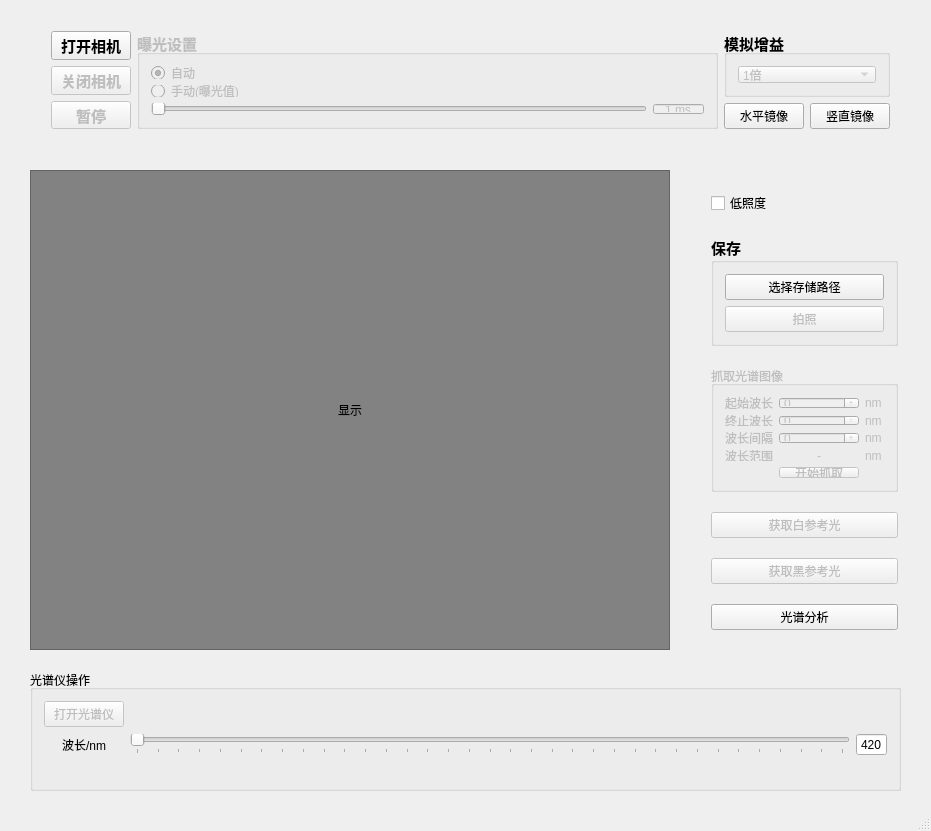
<?xml version="1.0" encoding="UTF-8"?>
<ui version="4.0">
 <class>MainWindowClass</class>
 <widget class="QMainWindow" name="MainWindowClass">
  <property name="geometry">
   <rect>
    <x>0</x>
    <y>0</y>
    <width>931</width>
    <height>831</height>
   </rect>
  </property>
  <property name="sizePolicy">
   <sizepolicy hsizetype="Fixed" vsizetype="Fixed">
    <horstretch>0</horstretch>
    <verstretch>0</verstretch>
   </sizepolicy>
  </property>
  <property name="minimumSize">
   <size>
    <width>931</width>
    <height>831</height>
   </size>
  </property>
  <property name="maximumSize">
   <size>
    <width>931</width>
    <height>831</height>
   </size>
  </property>
  <property name="windowTitle">
   <string>成像光谱仪测试软件</string>
  </property>
  <property name="windowIcon">
   <iconset resource="mainwindow.qrc">
    <normaloff>:/MainWindow/camera.ico</normaloff>:/MainWindow/camera.ico</iconset>
  </property>
  <property name="toolButtonStyle">
   <enum>Qt::ToolButtonIconOnly</enum>
  </property>
  <widget class="QWidget" name="centralWidget">
   <property name="sizePolicy">
    <sizepolicy hsizetype="Fixed" vsizetype="Fixed">
     <horstretch>0</horstretch>
     <verstretch>0</verstretch>
    </sizepolicy>
   </property>
   <widget class="QFrame" name="m_showFrame">
    <property name="geometry">
     <rect>
      <x>30</x>
      <y>170</y>
      <width>640</width>
      <height>480</height>
     </rect>
    </property>
    <property name="styleSheet">
     <string notr="true">background-color: rgb(130, 130, 130)</string>
    </property>
    <property name="frameShape">
     <enum>QFrame::StyledPanel</enum>
    </property>
    <property name="frameShadow">
     <enum>QFrame::Raised</enum>
    </property>
    <layout class="QGridLayout" name="gridLayout">
     <property name="leftMargin">
      <number>0</number>
     </property>
     <property name="topMargin">
      <number>0</number>
     </property>
     <property name="rightMargin">
      <number>0</number>
     </property>
     <property name="bottomMargin">
      <number>0</number>
     </property>
     <property name="spacing">
      <number>0</number>
     </property>
     <item row="0" column="0">
      <widget class="QLabel" name="m_showLabel">
       <property name="frameShape">
        <enum>QFrame::NoFrame</enum>
       </property>
       <property name="lineWidth">
        <number>0</number>
       </property>
       <property name="text">
        <string>显示</string>
       </property>
       <property name="alignment">
        <set>Qt::AlignCenter</set>
       </property>
      </widget>
     </item>
    </layout>
   </widget>
   <widget class="QGroupBox" name="m_spectrometerCtrl">
    <property name="enabled">
     <bool>true</bool>
    </property>
    <property name="geometry">
     <rect>
      <x>30</x>
      <y>670</y>
      <width>871</width>
      <height>121</height>
     </rect>
    </property>
    <property name="title">
     <string>光谱仪操作</string>
    </property>
    <layout class="QGridLayout" name="gridLayout_2">
     <item row="2" column="1" colspan="4">
      <widget class="QSlider" name="m_wavelengthSlider">
       <property name="enabled">
        <bool>false</bool>
       </property>
       <property name="minimum">
        <number>420</number>
       </property>
       <property name="maximum">
        <number>760</number>
       </property>
       <property name="singleStep">
        <number>10</number>
       </property>
       <property name="tracking">
        <bool>false</bool>
       </property>
       <property name="orientation">
        <enum>Qt::Horizontal</enum>
       </property>
       <property name="tickPosition">
        <enum>QSlider::TicksBelow</enum>
       </property>
       <property name="tickInterval">
        <number>0</number>
       </property>
      </widget>
     </item>
     <item row="1" column="0">
      <widget class="QPushButton" name="m_openSpectrometerButton">
       <property name="enabled">
        <bool>false</bool>
       </property>
       <property name="text">
        <string>打开光谱仪</string>
       </property>
      </widget>
     </item>
     <item row="2" column="5">
      <widget class="QSpinBox" name="m_wavelengthSpinBox">
       <property name="alignment">
        <set>Qt::AlignCenter</set>
       </property>
       <property name="readOnly">
        <bool>true</bool>
       </property>
       <property name="buttonSymbols">
        <enum>QAbstractSpinBox::NoButtons</enum>
       </property>
       <property name="accelerated">
        <bool>false</bool>
       </property>
       <property name="keyboardTracking">
        <bool>false</bool>
       </property>
       <property name="minimum">
        <number>420</number>
       </property>
       <property name="maximum">
        <number>760</number>
       </property>
       <property name="singleStep">
        <number>10</number>
       </property>
      </widget>
     </item>
     <item row="2" column="0">
      <widget class="QLabel" name="label_5">
       <property name="text">
        <string>波长/nm</string>
       </property>
       <property name="alignment">
        <set>Qt::AlignCenter</set>
       </property>
      </widget>
     </item>
     <item row="1" column="1">
      <spacer name="horizontalSpacer">
       <property name="orientation">
        <enum>Qt::Horizontal</enum>
       </property>
       <property name="sizeHint" stdset="0">
        <size>
         <width>40</width>
         <height>20</height>
        </size>
       </property>
      </spacer>
     </item>
     <item row="3" column="0" colspan="6">
      <widget class="QLabel" name="m_labelForPos">
       <property name="text">
        <string/>
       </property>
      </widget>
     </item>
    </layout>
   </widget>
   <widget class="QWidget" name="layoutWidget">
    <property name="geometry">
     <rect>
      <x>40</x>
      <y>20</y>
      <width>861</width>
      <height>120</height>
     </rect>
    </property>
    <layout class="QHBoxLayout" name="horizontalLayout">
     <item>
      <layout class="QGridLayout" name="gridLayout_5">
       <item row="0" column="0">
        <widget class="QPushButton" name="m_startButton">
         <property name="font">
          <font>
           <pointsize>11</pointsize>
           <weight>75</weight>
           <bold>true</bold>
          </font>
         </property>
         <property name="text">
          <string>打开相机</string>
         </property>
         <property name="flat">
          <bool>false</bool>
         </property>
        </widget>
       </item>
       <item row="1" column="0">
        <widget class="QPushButton" name="m_stopButton">
         <property name="enabled">
          <bool>false</bool>
         </property>
         <property name="font">
          <font>
           <pointsize>11</pointsize>
           <weight>75</weight>
           <bold>true</bold>
          </font>
         </property>
         <property name="text">
          <string>关闭相机</string>
         </property>
        </widget>
       </item>
       <item row="2" column="0">
        <widget class="QPushButton" name="m_pauseButton">
         <property name="enabled">
          <bool>false</bool>
         </property>
         <property name="font">
          <font>
           <pointsize>11</pointsize>
           <weight>75</weight>
           <bold>true</bold>
          </font>
         </property>
         <property name="text">
          <string>暂停</string>
         </property>
        </widget>
       </item>
      </layout>
     </item>
     <item>
      <widget class="QGroupBox" name="m_exposureMode">
       <property name="enabled">
        <bool>false</bool>
       </property>
       <property name="font">
        <font>
         <pointsize>11</pointsize>
         <weight>75</weight>
         <bold>true</bold>
        </font>
       </property>
       <property name="title">
        <string>曝光设置</string>
       </property>
       <layout class="QVBoxLayout" name="verticalLayout_4">
        <item>
         <widget class="QRadioButton" name="m_autoExposure">
          <property name="font">
           <font>
            <pointsize>9</pointsize>
            <weight>50</weight>
            <bold>false</bold>
           </font>
          </property>
          <property name="text">
           <string>自动</string>
          </property>
          <property name="checked">
           <bool>true</bool>
          </property>
         </widget>
        </item>
        <item>
         <widget class="QRadioButton" name="m_manualExposure">
          <property name="font">
           <font>
            <pointsize>9</pointsize>
            <weight>50</weight>
            <bold>false</bold>
           </font>
          </property>
          <property name="text">
           <string>手动(曝光值)</string>
          </property>
         </widget>
        </item>
        <item>
         <layout class="QHBoxLayout" name="horizontalLayout_12">
          <item>
           <widget class="QSlider" name="m_exposureSlider">
            <property name="enabled">
             <bool>false</bool>
            </property>
            <property name="sizePolicy">
             <sizepolicy hsizetype="MinimumExpanding" vsizetype="Fixed">
              <horstretch>0</horstretch>
              <verstretch>0</verstretch>
             </sizepolicy>
            </property>
            <property name="maximumSize">
             <size>
              <width>16777215</width>
              <height>16777215</height>
             </size>
            </property>
            <property name="minimum">
             <number>1</number>
            </property>
            <property name="maximum">
             <number>500</number>
            </property>
            <property name="singleStep">
             <number>1</number>
            </property>
            <property name="tracking">
             <bool>false</bool>
            </property>
            <property name="orientation">
             <enum>Qt::Horizontal</enum>
            </property>
           </widget>
          </item>
          <item>
           <widget class="QSpinBox" name="m_exposureSpinBox">
            <property name="enabled">
             <bool>false</bool>
            </property>
            <property name="font">
             <font>
              <pointsize>9</pointsize>
              <weight>50</weight>
              <bold>false</bold>
             </font>
            </property>
            <property name="alignment">
             <set>Qt::AlignCenter</set>
            </property>
            <property name="readOnly">
             <bool>true</bool>
            </property>
            <property name="buttonSymbols">
             <enum>QAbstractSpinBox::NoButtons</enum>
            </property>
            <property name="keyboardTracking">
             <bool>false</bool>
            </property>
            <property name="suffix">
             <string> ms</string>
            </property>
            <property name="minimum">
             <number>1</number>
            </property>
            <property name="maximum">
             <number>500</number>
            </property>
           </widget>
          </item>
         </layout>
        </item>
       </layout>
      </widget>
     </item>
     <item>
      <layout class="QGridLayout" name="gridLayout_4">
       <item row="0" column="0" colspan="2">
        <widget class="QGroupBox" name="groupBox_3">
         <property name="enabled">
          <bool>true</bool>
         </property>
         <property name="font">
          <font>
           <pointsize>11</pointsize>
           <weight>75</weight>
           <bold>true</bold>
          </font>
         </property>
         <property name="title">
          <string>模拟增益</string>
         </property>
         <layout class="QHBoxLayout" name="horizontalLayout_6">
          <item>
           <widget class="QComboBox" name="m_analogGainSet">
            <property name="enabled">
             <bool>false</bool>
            </property>
            <property name="font">
             <font>
              <pointsize>9</pointsize>
              <weight>50</weight>
              <bold>false</bold>
             </font>
            </property>
            <property name="currentIndex">
             <number>0</number>
            </property>
            <item>
             <property name="text">
              <string>1倍</string>
             </property>
            </item>
            <item>
             <property name="text">
              <string>2倍</string>
             </property>
            </item>
            <item>
             <property name="text">
              <string>4倍</string>
             </property>
            </item>
            <item>
             <property name="text">
              <string>8倍</string>
             </property>
            </item>
            <item>
             <property name="text">
              <string>10倍</string>
             </property>
            </item>
           </widget>
          </item>
         </layout>
        </widget>
       </item>
       <item row="1" column="0">
        <widget class="QPushButton" name="m_horizontalMirror">
         <property name="text">
          <string>水平镜像</string>
         </property>
        </widget>
       </item>
       <item row="1" column="1">
        <widget class="QPushButton" name="m_verticalMirror">
         <property name="text">
          <string>竖直镜像</string>
         </property>
        </widget>
       </item>
      </layout>
     </item>
    </layout>
   </widget>
   <widget class="QWidget" name="layoutWidget">
    <property name="geometry">
     <rect>
      <x>700</x>
      <y>180</y>
      <width>209</width>
      <height>461</height>
     </rect>
    </property>
    <layout class="QVBoxLayout" name="verticalLayout">
     <property name="spacing">
      <number>20</number>
     </property>
     <item>
      <widget class="QCheckBox" name="m_lowIlluminationCheck">
       <property name="text">
        <string>低照度</string>
       </property>
      </widget>
     </item>
     <item>
      <widget class="QGroupBox" name="groupBox_5">
       <property name="font">
        <font>
         <family>Aharoni</family>
         <pointsize>11</pointsize>
         <weight>75</weight>
         <italic>false</italic>
         <bold>true</bold>
        </font>
       </property>
       <property name="title">
        <string>保存</string>
       </property>
       <layout class="QVBoxLayout" name="verticalLayout_6">
        <item>
         <widget class="QPushButton" name="m_pathChoosingButton">
          <property name="font">
           <font>
            <pointsize>9</pointsize>
            <weight>50</weight>
            <bold>false</bold>
           </font>
          </property>
          <property name="text">
           <string>选择存储路径</string>
          </property>
         </widget>
        </item>
        <item>
         <widget class="QPushButton" name="m_imageTakingButton">
          <property name="enabled">
           <bool>false</bool>
          </property>
          <property name="font">
           <font>
            <pointsize>9</pointsize>
            <weight>50</weight>
            <bold>false</bold>
           </font>
          </property>
          <property name="text">
           <string>拍照</string>
          </property>
         </widget>
        </item>
       </layout>
      </widget>
     </item>
     <item>
      <widget class="QGroupBox" name="m_captureSpectrumBox">
       <property name="enabled">
        <bool>false</bool>
       </property>
       <property name="title">
        <string>抓取光谱图像</string>
       </property>
       <layout class="QGridLayout" name="gridLayout_3">
        <item row="1" column="0">
         <widget class="QLabel" name="label_8">
          <property name="text">
           <string>终止波长</string>
          </property>
         </widget>
        </item>
        <item row="0" column="1">
         <widget class="QSpinBox" name="m_capMinWavelen">
          <property name="buttonSymbols">
           <enum>QAbstractSpinBox::UpDownArrows</enum>
          </property>
          <property name="singleStep">
           <number>10</number>
          </property>
         </widget>
        </item>
        <item row="0" column="0">
         <widget class="QLabel" name="label_7">
          <property name="text">
           <string>起始波长</string>
          </property>
         </widget>
        </item>
        <item row="1" column="1">
         <widget class="QSpinBox" name="m_capMaxWavelen">
          <property name="buttonSymbols">
           <enum>QAbstractSpinBox::UpDownArrows</enum>
          </property>
          <property name="singleStep">
           <number>10</number>
          </property>
         </widget>
        </item>
        <item row="1" column="2">
         <widget class="QLabel" name="label_10">
          <property name="text">
           <string>nm</string>
          </property>
         </widget>
        </item>
        <item row="0" column="2">
         <widget class="QLabel" name="label_9">
          <property name="text">
           <string>nm</string>
          </property>
         </widget>
        </item>
        <item row="2" column="1">
         <widget class="QSpinBox" name="m_stepOfWavelen">
          <property name="buttonSymbols">
           <enum>QAbstractSpinBox::UpDownArrows</enum>
          </property>
          <property name="minimum">
           <number>0</number>
          </property>
          <property name="maximum">
           <number>99</number>
          </property>
          <property name="singleStep">
           <number>10</number>
          </property>
          <property name="value">
           <number>0</number>
          </property>
         </widget>
        </item>
        <item row="2" column="0">
         <widget class="QLabel" name="label_11">
          <property name="text">
           <string>波长间隔</string>
          </property>
         </widget>
        </item>
        <item row="2" column="2">
         <widget class="QLabel" name="label_12">
          <property name="text">
           <string>nm</string>
          </property>
         </widget>
        </item>
        <item row="4" column="1">
         <widget class="QPushButton" name="m_captureSpectrum">
          <property name="text">
           <string>开始抓取</string>
          </property>
         </widget>
        </item>
        <item row="3" column="0">
         <widget class="QLabel" name="label_13">
          <property name="text">
           <string>波长范围</string>
          </property>
         </widget>
        </item>
        <item row="3" column="2">
         <widget class="QLabel" name="label_14">
          <property name="text">
           <string>nm</string>
          </property>
         </widget>
        </item>
        <item row="3" column="1">
         <widget class="QLabel" name="m_rangeOfWavelen">
          <property name="text">
           <string>-</string>
          </property>
          <property name="alignment">
           <set>Qt::AlignCenter</set>
          </property>
         </widget>
        </item>
       </layout>
      </widget>
     </item>
     <item>
      <widget class="QPushButton" name="m_getReference">
       <property name="enabled">
        <bool>false</bool>
       </property>
       <property name="text">
        <string>获取白参考光</string>
       </property>
      </widget>
     </item>
     <item>
      <widget class="QPushButton" name="m_getDarkReference">
       <property name="enabled">
        <bool>false</bool>
       </property>
       <property name="text">
        <string>获取黑参考光</string>
       </property>
      </widget>
     </item>
     <item>
      <widget class="QPushButton" name="m_spectrumAnalysis">
       <property name="text">
        <string>光谱分析</string>
       </property>
      </widget>
     </item>
    </layout>
   </widget>
  </widget>
  <widget class="QStatusBar" name="statusBar"/>
 </widget>
 <layoutdefault spacing="6" margin="11"/>
 <resources>
  <include location="mainwindow.qrc"/>
 </resources>
 <connections/>
</ui>
